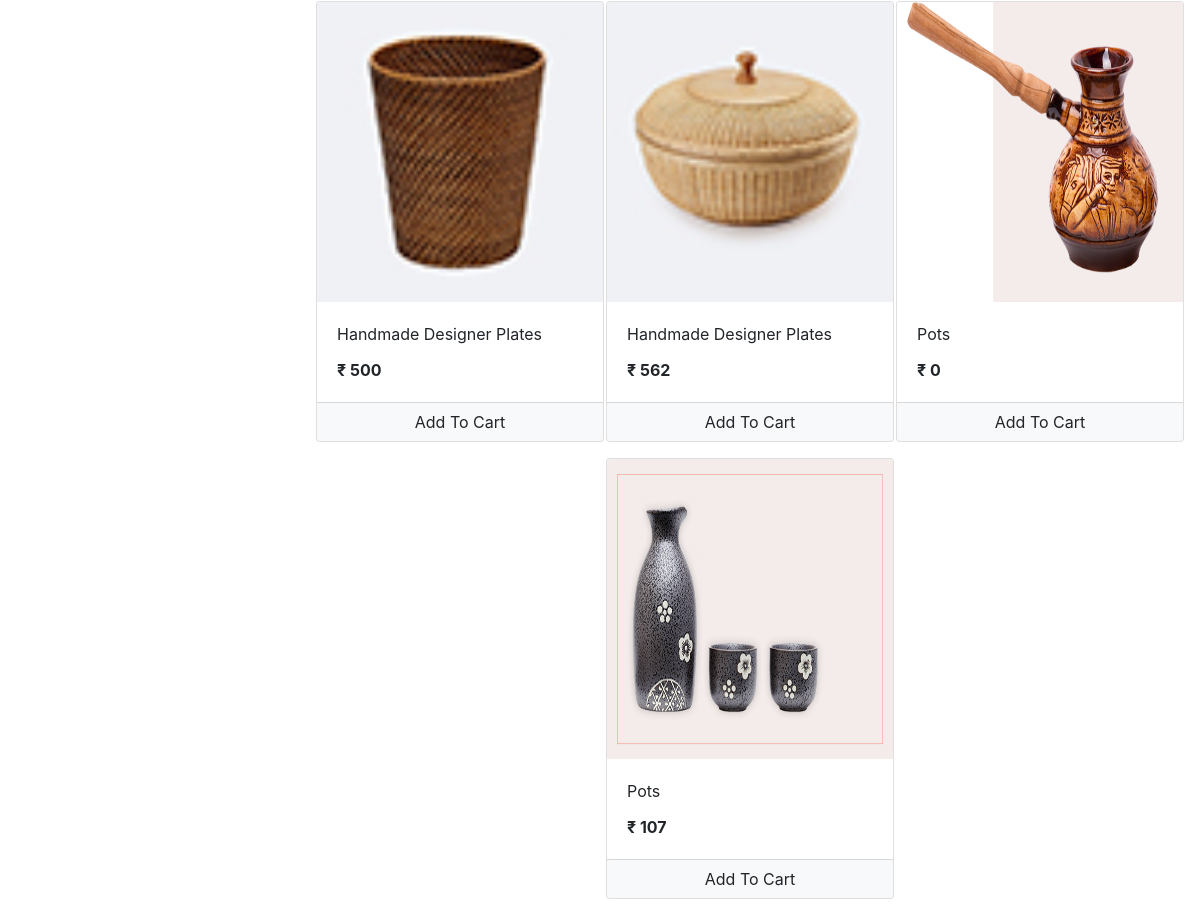
Page /store (lower part) on the earlier database version.
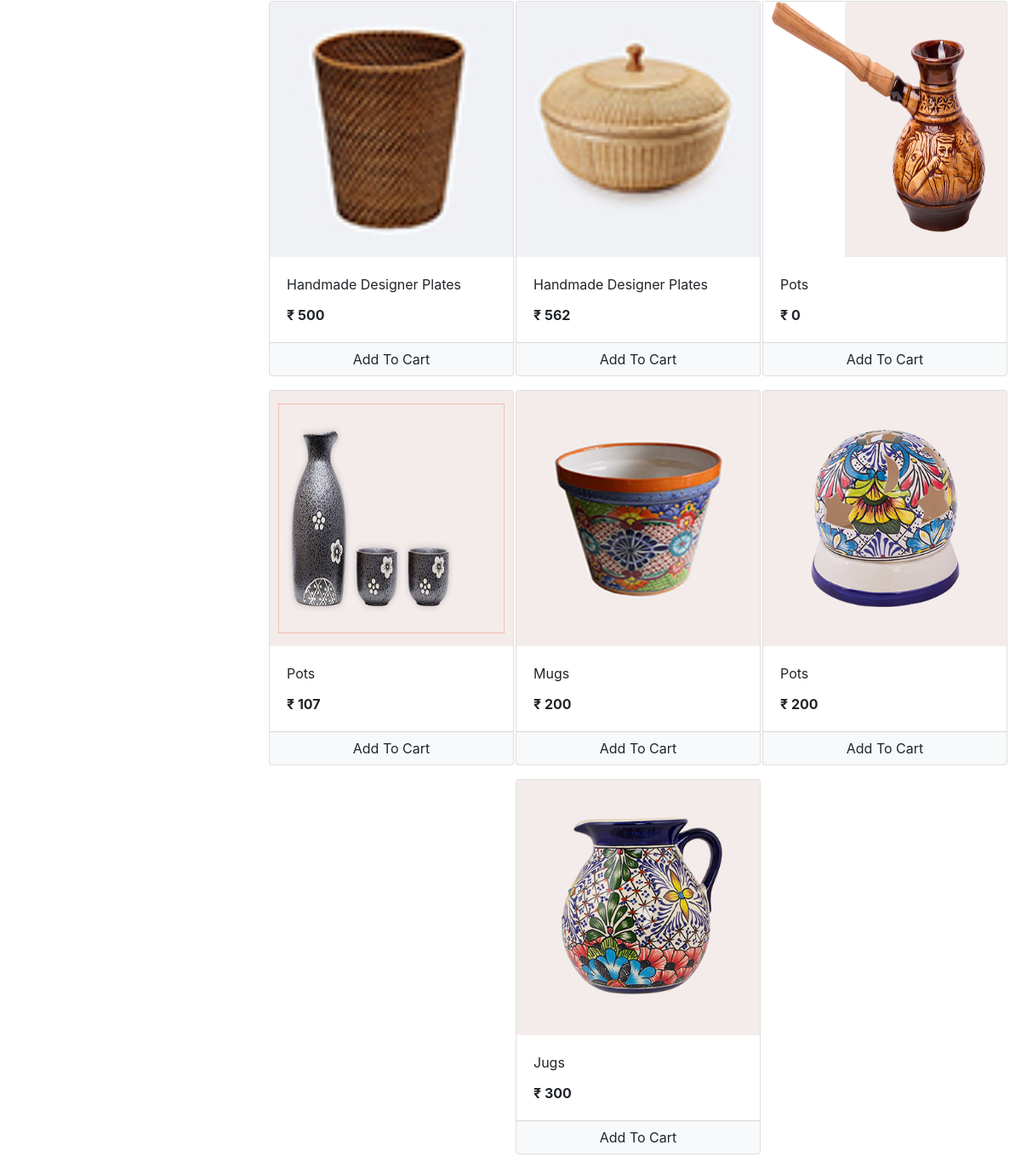
Same page on the later database version.
### store/models/product.py (models this page shows, shortened)
class Product(models.Model):
    name = models.CharField(max_length=50)
    price = models.IntegerField(default=0)
    category = models.ForeignKey(Category, on_delete=models.CASCADE, default=1)
    description = models.CharField(max_length=200, default='' , null=True , blank=True)
    image = models.ImageField(upload_to='uploads/products/')
    @staticmethod
    def get_all_products():
        return Product.objects.all()

### store/views/home.py (the view)
# urls.py: path('' , include('store.urls'))
def store(request):
    cart = request.session.get('cart')
    if not cart:
        request.session['cart'] = {}
    products = None
    categories = Category.get_all_categories()
    categoryID = request.GET.get('category')
    if categoryID:
        products = Product.get_all_products_by_categoryid(categoryID)
    else:
        products = Product.get_all_products()
    data = {}
    data['products'] = products
    data['categories'] = categories
    print('you are : ', request.session.get('email'))
    return render(request, 'index.html', data)

### store/models/category.py (called while the page is built)
    @staticmethod
    def get_all_categories():
        return Category.objects.all()

### store/templatetags/cart.py (called while the page is built)
@register.filter(name='is_in_cart')
def is_in_cart(product  , cart):
    keys = cart.keys()
    for id in keys:
        if int(id) == product.id:
            return True
    return False

### store/templatetags/custom_filter.py (called while the page is built)
@register.filter(name='currency')
def currency(number):
    return "₹ "+str(number)

### store/templates/index.html (shortened to what this page needs)
{% extends 'base.html' %}
{% block content %}
{% load static %}
{% load cart %}
{% load custom_filter %}
<div class="container-fluid mt-3">
	<div class="row">
		<div class="col-lg-3 mx-auto">
		</div>
		<div id='products' class="col-lg-9 mx-auto">
			<div class="row mx-auto">
				{% for product in products %}
				<div class="card mx-auto mb-3" id={{product.id}} style="width: 18rem;">
					<img class="card-img-top" src="{{product.image.url}}" alt="Card image cap" height="300px" width=auto>
					<div class="card-body">
						<p class="card-title">{{product.name}}</p>
						<p class="card-text"><b>{{product.price|currency}}</b></p>
					</div>
					<div class="card-footer p-0 no-gutters">
						{% if product|is_in_cart:request.session.cart %}
						<div class="row no-gutters">
							<form action="/#{{product.id}}" class="col-2 " method="post">
								{% csrf_token %}
								<input hidden type="text" name='product' value='{{product.id}}'>
								<input hidden type="text" name='remove' value='True'>
								<input type="submit" value=" - " class="btn btn-block btn-light border-right">
							</form>
							<div class="text-center col">{{product|cart_quantity:request.session.cart}} in Cart</div>
							<form action="/#{{product.id}}" class="col-2 " method="post">
								{% csrf_token %}
								<input hidden type="text" name='product' value='{{product.id}}'>
								<input type="submit" value=" + " class="btn btn-block btn-light border-left">
							</form>
						</div>
						{% else %}
						<form action="/#{{product.id}}" method="POST" class="btn-block">
							<input type="submit" class="float-right btn btn-light  form-control"
								value="Add To Cart">
						</form>
						{% endif %}
					</div>
				</div>
				{% endfor %}
			</div>
		</div>
	</div>
</div>
{% endblock %}

Differences in the rows shown:
added Product: image (picture), name "Mugs", price "₹ 200"
added Product: image (picture), name "Pots", price "₹ 200"
added Product: image (picture), name "Jugs", price "₹ 300"
